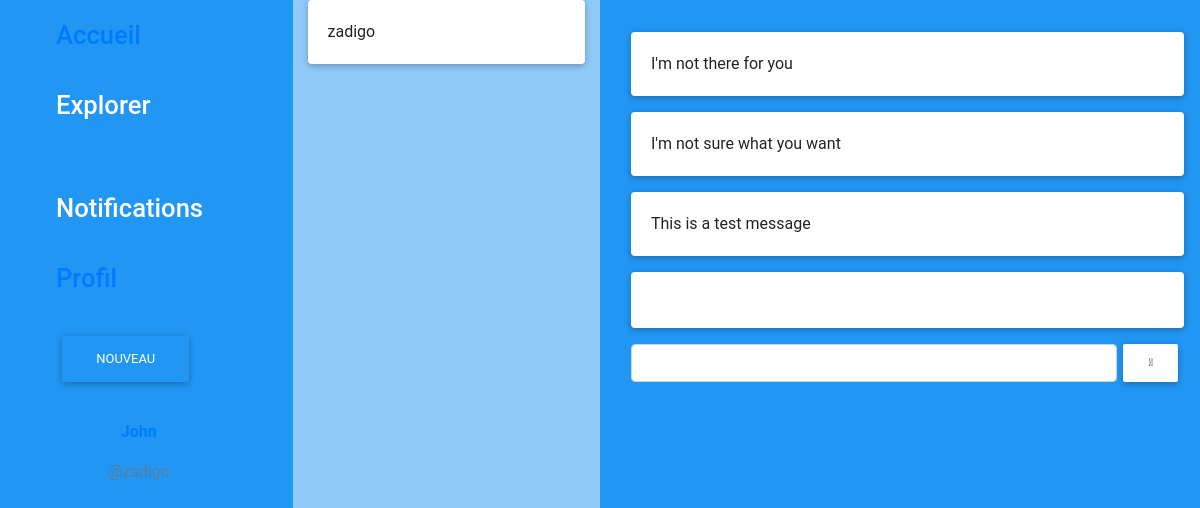
Page /messages/1-1 (signed in) on the committed database.
### accounts/models.py (models this page shows, shortened)
class MyUser(AbstractBaseUser):
    email       = models.EmailField(max_length=255, unique=True)
    firstname      = models.CharField(max_length=100, null=True, blank=True)
    lastname         = models.CharField(max_length=100, null=True, blank=True)
    username         = models.CharField(max_length=50, null=True, blank=True)
    is_active        = models.BooleanField(default=True)
    is_admin            = models.BooleanField(default=False)
    is_staff            = models.BooleanField(default=False)
    objects = managers.MyUserManager()
    USERNAME_FIELD      = 'email'
    REQUIRED_FIELDS     = []

### dms/models.py (models this page shows, shortened)
class DirectMessage(models.Model):
    message_sender      = models.ForeignKey(MYUSER, on_delete=models.CASCADE, related_name='sender')
    message_receiver    = models.ForeignKey(MYUSER, on_delete=models.CASCADE, related_name='receiver')
    text            = models.CharField(max_length=200)
    created_on      = models.DateField(auto_now_add=True)
    class Meta:
        ordering = ['created_on']
    objects = models.Manager()
    messages_manager = managers.DirectMessageManager.as_manager()

### dms/views.py (the view)
# urls.py: url(r'^(?P<sender>\d+)\-(?P<receiver>\d+)$', views.DirectMessagesView.as_view(), name='messages'),
class DirectMessagesView(LoginRequiredMixin, View):
    def get(self, request, *args, **kwargs):
        current_user = MYUSER.objects.get(id=self.request.user.id)
        receiver = MYUSER.objects.get(id=kwargs['receiver'])
        queryset = models.DirectMessage.messages_manager.my_messages(current_user)
        list_of_users = queryset.values_list('message_receiver__username', flat=True)
        context = {
            'test_something': json.dumps('[{"test": "great"}]'),
            'receiver': receiver,
            'messages': queryset,
            'messages_with_user': models.DirectMessage.messages_manager
                                            .messages_with_specific_user(current_user, receiver, queryset=queryset),
            'receivers': set(user for user in list(list_of_users) if user != request.user.username)
        }
        return render(request, 'pages/direct_messages.html', context)

### dms/managers.py (called while the page is built)
    def my_messages(self, user, queryset=None):
        logic = (Q(message_sender=user.id) |
                    Q(message_receiver=user.id))
        if queryset is not None:
            return queryset.filter(logic)
        return self.filter(logic)

    def messages_with_specific_user(self, user, receiver, queryset=None):
        messages = self.my_messages(user, queryset=queryset)
        logic = (
            Q(message_receiver__username=receiver.username) |
            Q(message_sender__username=receiver.username)
        )
        return messages.filter(logic)

### dms/templates/pages/direct_messages.html (shortened to what this page needs)
{% extends "pages/base.html" %}
{% load i18n humanize %}
{% block middle %}
    <div class="row">
        <div class="col-12">
            <div class="card">
                <div class="card-body">
                    {{ receiver.username }}
                </div>
            </div>
        </div>
    </div>
{% endblock %}
{% block right %}
    <div class="inbox p-3">
        <div class="row d-flex flex-direction-col justify-content-between">
            <div class="col-12">
                {% for message in messages_with_user %}
                    <div class="card mt-3 mb-3">
                        <div class="card-body">
                            {{ message.text }}
                        </div>
                    </div>
                {% endfor %}
                <transition name="new-message">
                    <div v-if="shownewmessage" class="card mt-3 mb-3">
                        <div class="card-body">
                        </div>
                    </div>
                </transition>
            </div>
            <div class="col-12">
                <form @submit.prevent="sendmessage">
                    <div class="form-group d-flex flex-direction-row justify-content-space">
                        <input @keypress.enter="sendmessage" v-model="newmessage" type="text" name="message" id="message" class="form-control" autocomplete="off">
                        <button type="submit" class="btn btn-sm mt-0 mb-0 white">
                            <i class="fa-paper-plane"></i>
                        </button>
                    </div>
                </form>
            </div>
        </div>
    </div>
{% endblock %}

### feed/templates/components/user_handles.html
<div class="col-12 text-center">
    <p class="font-weight-bold">
        <a href="{% url 'feed:user_timeline' user.username %}">
            {{ user.firstname }}
        </a>
    </p>
    <p class="text-muted">@{{ user.username }}</p>
</div>

### static/style.css (style rules this page uses)
.view, body, html { height: 100vh; }

### rows in the picture
MyUser: firstname "John", username "zadigo"
DirectMessage: text "I'm not there for you"
DirectMessage: text "I'm not sure what you want"
DirectMessage: text "This is a test message"
